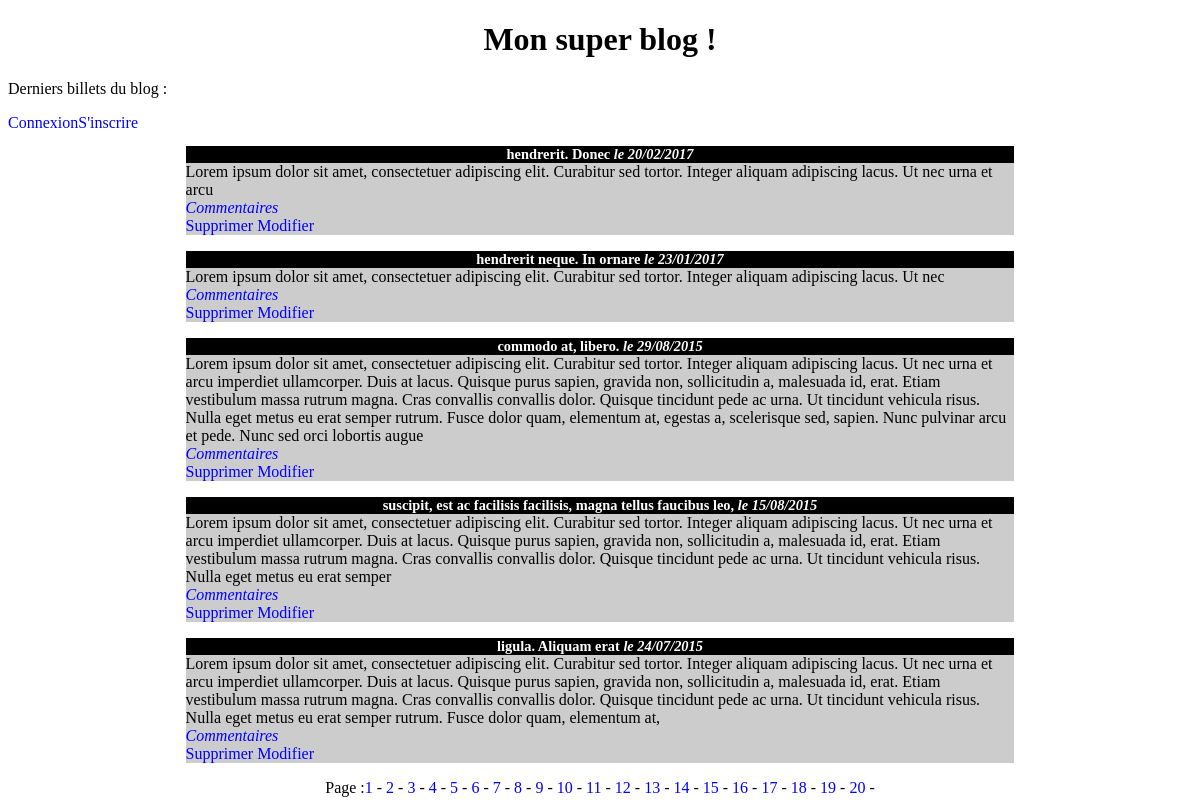
The page /blog.php on the database as committed earlier.
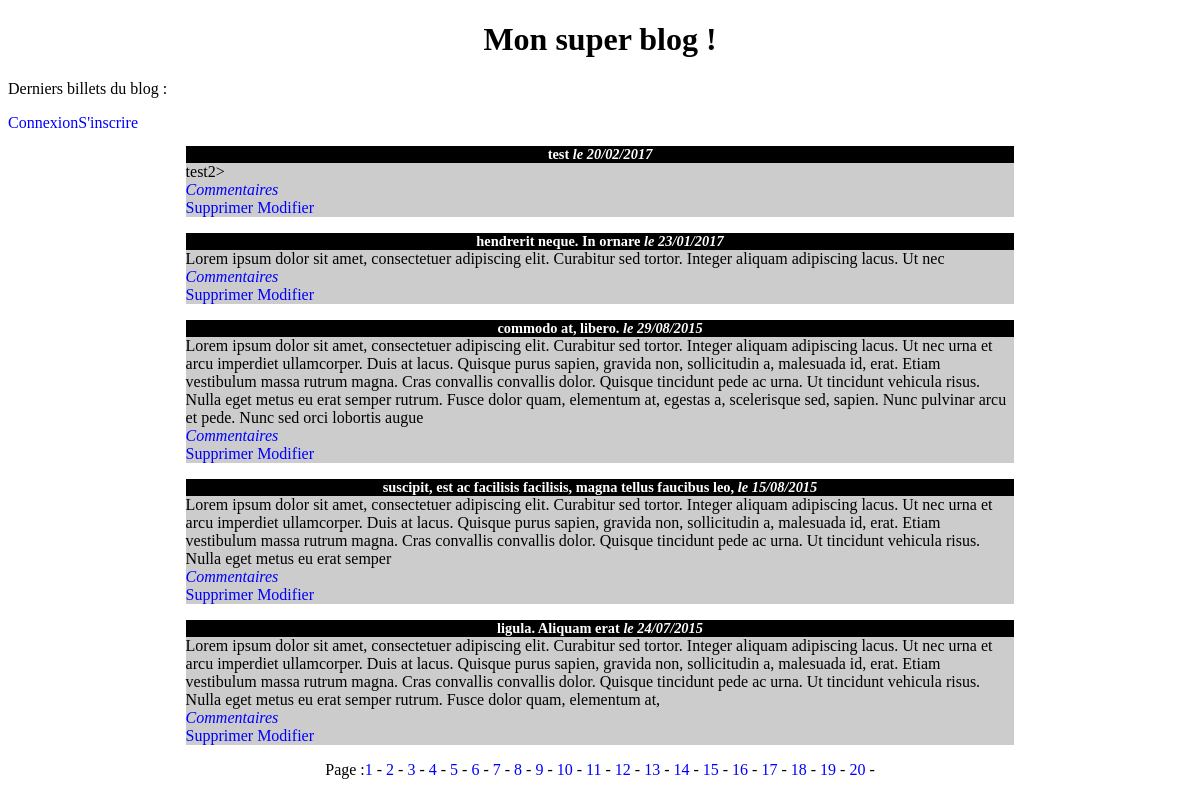
The same page on the database as committed later.
### tables this page shows
CREATE TABLE IF NOT EXISTS `billets` (
  `id` int(11) unsigned NOT NULL AUTO_INCREMENT,
  `titre` text,
  `contenu` text,
  `date_creation` varchar(255) DEFAULT NULL,
  `auteur` text,
  PRIMARY KEY (`id`)
);

### controllers/blog/index.php (called while the page is built, shortened)
<?php
include_once 'modeles/blog/getbillets.php';
include_once 'modeles/blog/getpagination.php';
$limit=  explode('-',getpagination('billets'));
if (isset($_GET['page'])) {
        $page = (int) $_GET['page'];
        if ($page > $limit[1] || $page < 0) {
            header('Location:vues/blog/404.php');
        }
    } else {
        $page = 1;
    }
$premiersbillets = ($page - 1) * $limit[0];
$billets=getbillets($premiersbillets, $limit[0]);
foreach ($billets as $cle => $billet) {
    $billets[$cle]['titre']=  htmlspecialchars($billet['titre']);
    $billets[$cle]['contenu']=  nl2br(htmlspecialchars($billet['contenu']));
    $billets[$cle]['date_creation']=$billet['date_creation'];
}
    include_once 'vues/blog/index.php';
    include_once 'vues/blog/pagination.php';

### modeles/blog/getpagination.php (called while the page is built)
<?php
function getpagination($table,$nb_par_page = 5) {
    global $bdd;
    if ($table == 'commentaires') {
        $rep = $bdd->prepare('SELECT COUNT(*)AS nb FROM commentaires WHERE id_billet= ? ');
        $rep->execute(array((int)$_GET['billet']));
    } else {
        $rep = $bdd->query('SELECT COUNT(*) as nb FROM ' . $table);
    }
    $total_billet = $rep->fetch();
    $nombre_billets = $total_billet['nb'];
    $nombre_page = ceil($nombre_billets / $nb_par_page);
    return $nb_par_page. '-' . $nombre_page.'-'.$nombre_billets;
}

### modeles/blog/getbillets.php (called while the page is built)
<?php
function getbillets($offset,$limit){
    global $bdd;
    $offset=(int)$offset;
    $limit=(int)$limit;
    $req = $bdd->prepare('SELECT id,titre, contenu,DATE_FORMAT(date_creation,\'%d/%m/%Y\')AS date_creation   '
            . 'FROM billets ORDER BY id DESC LIMIT :offset,:limit');
    $req->bindParam(':offset',$offset,  PDO::PARAM_INT);
    $req->bindParam(':limit',$limit,  PDO::PARAM_INT);
    $req->execute();
    $billets=$req->fetchAll();
    return $billets;
}

### vues/blog/index.php (the view, shortened to what this page needs)
<!DOCTYPE html>
<html>
    <head>
        <link href="vues/blog/style.css" rel="stylesheet" />
    </head>
    <body>
        <h1>Mon super blog !</h1>
        <p>Derniers billets du blog :</p>
        <?php
        if(isset($_SESSION['pseudo'])) {
            echo '<a href="dashboard.php">Administration</a><br/><a href="deconnexion.php">Déconnexion</a>'
            ;
        }else{
        echo'<a href="connexion.php">Connexion</a><a href="inscription.php">S\'inscrire</a>';
        }
        foreach ($billets as $billet) {
            ?>
            <article>
                <h3>
                    <?php echo $billet['titre']; ?>
                    <em>le <?php echo $billet['date_creation']; ?></em>
                </h3>
                <p>
                    <?php echo $billet['contenu']; ?>
                    <br />
                    <em><a href="commentaires.php?billet=<?php echo $billet['id']; ?>">Commentaires</a></em>
                    <br/><?php if(isset($_SESSION['pseudo'])) ?>
                         <a href="delete.php?table=billets&id=<?php echo $billet['id']; ?>">Supprimer</a>
                    <a href="editer.php?billet=<?php echo $billet['id']; ?>">Modifier</a></p>
            </article>
            <?php
        }
        ?>
    </body>
</html>

Rows that differ between the two databases and show on the page:
changed billets: titre "hendrerit. Donec" → "test"; contenu "Lorem ipsum dolor sit amet, consectetuer adipiscing elit. Curabitur sed tortor. Integer aliquam adipiscing lacus. Ut nec urna et arcu" → "test2>"
